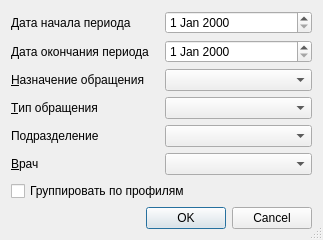
<?xml version="1.0" encoding="UTF-8"?>
<ui version="4.0">
 <class>ReportBasicIndicatorsSetupDialog</class>
 <widget class="QDialog" name="ReportBasicIndicatorsSetupDialog">
  <property name="windowModality">
   <enum>Qt::ApplicationModal</enum>
  </property>
  <property name="geometry">
   <rect>
    <x>0</x>
    <y>0</y>
    <width>323</width>
    <height>200</height>
   </rect>
  </property>
  <property name="sizePolicy">
   <sizepolicy hsizetype="Preferred" vsizetype="Preferred">
    <horstretch>0</horstretch>
    <verstretch>0</verstretch>
   </sizepolicy>
  </property>
  <property name="windowTitle">
   <string>параметры отчёта</string>
  </property>
  <property name="sizeGripEnabled">
   <bool>true</bool>
  </property>
  <layout class="QGridLayout" name="gridLayout">
   <item row="0" column="0">
    <widget class="QLabel" name="lblBegDate">
     <property name="text">
      <string>Дата начала периода</string>
     </property>
    </widget>
   </item>
   <item row="0" column="1">
    <widget class="CDateEdit" name="edtBegDate"/>
   </item>
   <item row="1" column="0">
    <widget class="QLabel" name="lblEndDate">
     <property name="text">
      <string>Дата окончания периода</string>
     </property>
    </widget>
   </item>
   <item row="1" column="1">
    <widget class="CDateEdit" name="edtEndDate"/>
   </item>
   <item row="3" column="0">
    <widget class="QLabel" name="lblEventType">
     <property name="text">
      <string>&amp;Тип обращения</string>
     </property>
     <property name="buddy">
      <cstring>cmbEventType</cstring>
     </property>
    </widget>
   </item>
   <item row="3" column="1">
    <widget class="CRBComboBox" name="cmbEventType">
     <property name="whatsThis">
      <string>&lt;html&gt;&lt;head&gt;&lt;meta name=&quot;qrichtext&quot; content=&quot;1&quot; /&gt;&lt;style type=&quot;text/css&quot;&gt;
p, li { white-space: pre-wrap; }
&lt;/style&gt;&lt;/head&gt;&lt;body style=&quot; font-family:'MS Shell Dlg 2'; font-size:8.25pt; font-weight:400; font-style:normal;&quot;&gt;
&lt;p style=&quot;-qt-paragraph-type:empty; margin-top:0px; margin-bottom:0px; margin-left:0px; margin-right:0px; -qt-block-indent:0; text-indent:0px;&quot;&gt;&lt;/p&gt;&lt;/body&gt;&lt;/html&gt;</string>
     </property>
    </widget>
   </item>
   <item row="5" column="0">
    <widget class="QLabel" name="lblPerson">
     <property name="text">
      <string>&amp;Врач</string>
     </property>
     <property name="buddy">
      <cstring>cmbPerson</cstring>
     </property>
    </widget>
   </item>
   <item row="5" column="1">
    <widget class="CPersonComboBoxEx" name="cmbPerson">
     <property name="enabled">
      <bool>true</bool>
     </property>
    </widget>
   </item>
   <item row="8" column="1">
    <spacer name="verticalSpacer">
     <property name="orientation">
      <enum>Qt::Vertical</enum>
     </property>
     <property name="sizeHint" stdset="0">
      <size>
       <width>20</width>
       <height>40</height>
      </size>
     </property>
    </spacer>
   </item>
   <item row="9" column="0" colspan="2">
    <widget class="QDialogButtonBox" name="buttonBox">
     <property name="orientation">
      <enum>Qt::Horizontal</enum>
     </property>
     <property name="standardButtons">
      <set>QDialogButtonBox::Cancel|QDialogButtonBox::Ok</set>
     </property>
    </widget>
   </item>
   <item row="7" column="0" colspan="2">
    <widget class="QCheckBox" name="chkGroupByProfile">
     <property name="text">
      <string>Группировать по профилям</string>
     </property>
    </widget>
   </item>
   <item row="4" column="0">
    <widget class="QLabel" name="lblOrgStructure">
     <property name="text">
      <string>Подразделение</string>
     </property>
    </widget>
   </item>
   <item row="4" column="1">
    <widget class="COrgStructureComboBox" name="cmbOrgStructure">
     <property name="enabled">
      <bool>true</bool>
     </property>
    </widget>
   </item>
   <item row="2" column="0">
    <widget class="QLabel" name="lblEventPurpose">
     <property name="text">
      <string>&amp;Назначение обращения</string>
     </property>
     <property name="buddy">
      <cstring>cmbEventPurpose</cstring>
     </property>
    </widget>
   </item>
   <item row="2" column="1">
    <widget class="CRBComboBox" name="cmbEventPurpose"/>
   </item>
  </layout>
 </widget>
 <customwidgets>
  <customwidget>
   <class>CRBComboBox</class>
   <extends>QComboBox</extends>
   <header>library/crbcombobox.h</header>
  </customwidget>
  <customwidget>
   <class>CPersonComboBoxEx</class>
   <extends>QComboBox</extends>
   <header>Orgs/PersonComboBoxEx.h</header>
  </customwidget>
  <customwidget>
   <class>CDateEdit</class>
   <extends>QDateEdit</extends>
   <header>library/DateEdit.h</header>
  </customwidget>
  <customwidget>
   <class>COrgStructureComboBox</class>
   <extends>QComboBox</extends>
   <header>Orgs/OrgStructComboBoxes.h</header>
  </customwidget>
 </customwidgets>
 <resources/>
 <connections>
  <connection>
   <sender>buttonBox</sender>
   <signal>accepted()</signal>
   <receiver>ReportBasicIndicatorsSetupDialog</receiver>
   <slot>accept()</slot>
   <hints>
    <hint type="sourcelabel">
     <x>132</x>
     <y>650</y>
    </hint>
    <hint type="destinationlabel">
     <x>65</x>
     <y>418</y>
    </hint>
   </hints>
  </connection>
  <connection>
   <sender>buttonBox</sender>
   <signal>rejected()</signal>
   <receiver>ReportBasicIndicatorsSetupDialog</receiver>
   <slot>reject()</slot>
   <hints>
    <hint type="sourcelabel">
     <x>245</x>
     <y>650</y>
    </hint>
    <hint type="destinationlabel">
     <x>267</x>
     <y>420</y>
    </hint>
   </hints>
  </connection>
 </connections>
</ui>
